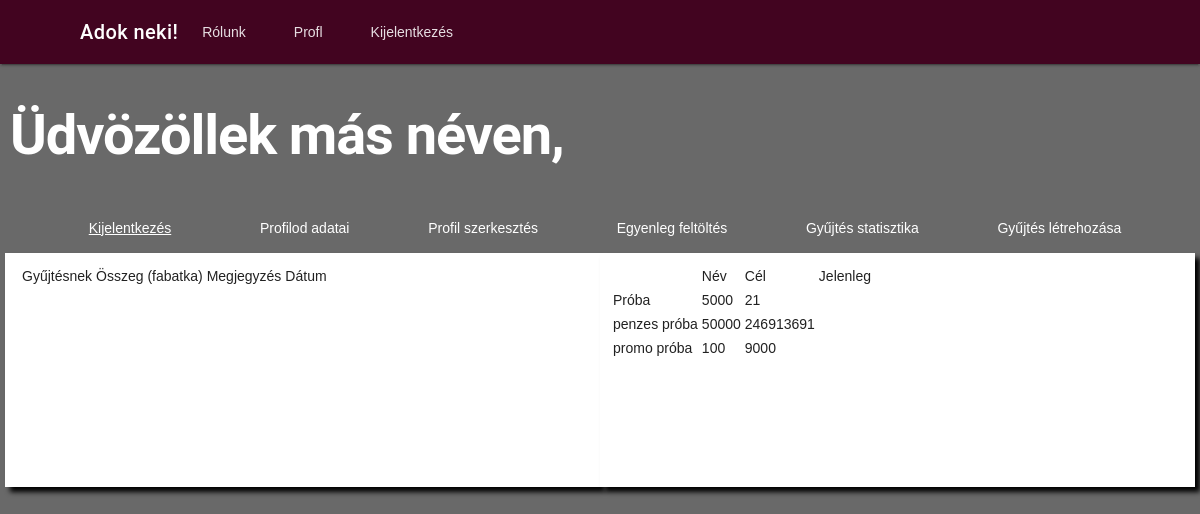
The app's page /gyujtesStat/ (signed in), older data.
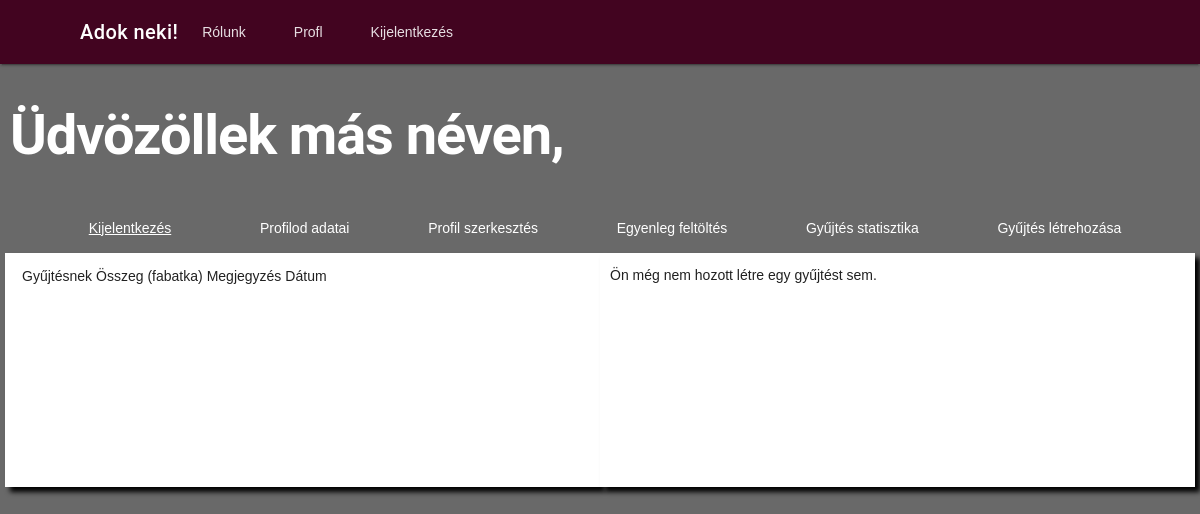
The same page, newer data.
### app/models.py (models this page shows)
class gyujtes(models.Model):
    publikalo = models.ForeignKey(
        settings.AUTH_USER_MODEL, on_delete=models.CASCADE)
    cim = models.CharField(max_length=255)
    leiras = models.TextField()
    promocios = models.BooleanField(default=False)
    minAr = models.IntegerField(null=False)
    cel = models.IntegerField()
    jelenleg = models.IntegerField(default=0)
    datum = models.DateField(default=date.today())
    ido = models.TimeField(default=datetime.now().time())
    celDatum = models.DateTimeField(null=True)
    class Meta:
        ordering = ["id"]
    def __str__(self) -> str:
        return super().__str__()

### app/views.py (the view)
# urls.py: path("gyujtesStat/", views.gyujtesStat, name="gyujtesStat"),
def gyujtesStat(request):
    UserModel = User.objects.get(id=request.user.id)
    fizetesek = fizetes.objects.filter(ki=UserModel.id)
    print("eltárolt fizetések")
    for i in fizetesek:
        print(i.id)
    print("fizetesek ==0?")
    if len(fizetesek) == 0:
        print("aha")
        fizetesek = "Ön még nem adományozott semmilyen célnak eddig."
    else:
        print("ha nem")
        print(len(fizetesek))
    gyujtesek = gyujtes.objects.filter(publikalo=UserModel.id)
    print("eltárolt gyüjtések")
    for i in gyujtesek:
        print(i.id)
    print("gyujtesek ==0?")
    if len(gyujtesek) == 0:
        print("aha")
        gyujtesek = "Ön még nem hozott létre egy gyűjtést sem."
    else:
        print("ha nem")
        print(gyujtesek)
        print(len(gyujtesek))
    return render(request, "templates/app/gyujtesStatisztika.html", {"cim": "Adok neki! - Gyűjtés és fizetés statisztikák", "fizetesek": fizetesek, "gyujtesek": gyujtesek})

### app/templates/app/gyujtesStatisztika.html
{% extends "templates/app/layout.html" %}
{% block content %}
{% if user.is_authenticated %}
<h1 id="oldalcim">Üdvözöllek {{felhasznaloAlapertelmezett.first_name}} más néven,
    {{felhasznaloAlapertelmezett.username}} </h1>
<div class="mdl-tabs mdl-js-tabs mdl-js-ripple-effect" id="menu">
    <a href="{% url 'kijelentkezes'%}" id="kijelentkezes">Kijelentkezés</a>
    <a href="{%url 'profil'%}" id="ugras">Profilod adatai</a>
    <a href="{%url 'profilSzerk'%}" id="ugras">Profil szerkesztés</a>
    <a href="{%url 'egyenlegFel'%}" id="ugras">Egyenleg feltöltés</a>
    <a href="{%url 'gyujtesStat'%}" id="ugras">Gyűjtés statisztika</a>
    <a href="{%url 'ujGyujtes'%}" id="ugras">Gyűjtés létrehozása</a>
</div>
<div id="oldal_dobozVER">
    <div id="doboz">
        {% if fizetes == "Ön még nem adományozott semmilyen célnak eddig."%}
        <p id="hiba">{{fizetesek}}</p>
        {%else%}
        <table>
            <thead>
                <th>
                <td>Gyűjtésnek</td>
                <td>Összeg (fabatka)</td>
                <td>Megjegyzés</td>
                <td>Dátum</td>
                </th>
            </thead>
            <tbody>
                {%for i in fizetesek%}
                <tr>
                    <td>{{i.gyujtesnek}}</td>
                    <td>{{i.mennyit}}</td>
                    <td>{{i.megjegyzes}}</td>
                </tr>
                {%endfor%}
            </tbody>
        </table>
        {%endif%}
    </div>
    <div id="doboz">
        {% if gyujtesek == "Ön még nem hozott létre egy gyűjtést sem."%}
        <p id="hiba">{{gyujtesek}}</p>
        {% else %}
        <table>
            <thead>
                <th>
                <td>Név</td>
                <td>Cél</td>
                <td>Jelenleg</td>
                </th>
            </thead>
            <tbody>
                {%for i in gyujtesek%}
                <tr>
                    <td>{{i.cim}}</td>
                    <td>{{i.cel}}</td>
                    <td>{{i.jelenleg}}</td>
                </tr>
                {%endfor%}
            </tbody>
        </table>
        {%endif%}
    </div>
</div>
{% else %}
<p id="alternativValasz">Úgy tűnik, hogy nem vagy bejelentkezve! <a href="{% url 'bejelentkezes' %}">Jelentkezz be</a>
    az oldal megtekintéséhez!</p>
{% endif %}
{% endblock %}

Row changes from the older to the newer data that the page shows:
removed gyujtes: cim "Próba", cel "5000", jelenleg "21"
removed gyujtes: cim "penzes próba", cel "50000", jelenleg "246913691"
removed gyujtes: cim "promo próba", cel "100", jelenleg "9000"
Text that changed along with them:
{{ gyujtesek }}: (not shown) → "Ön még nem hozott létre egy gyűjtést sem."
text no longer shown: "Név Cél Jelenleg"
